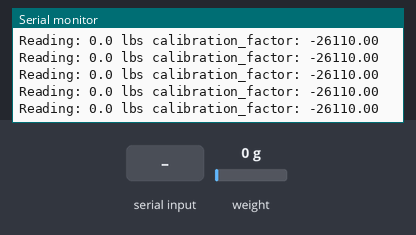
Recording of a program running on a simulated ESP8266 (NodeMCU). Shown: the last lines printed to the serial monitor. Inputs (shaded band) come from the test bench; at power-on: weight on the scale 0 g.

Above: at 3.3 s.
3.4 s: weight on the scale set to 100 g
At 3.46 s:
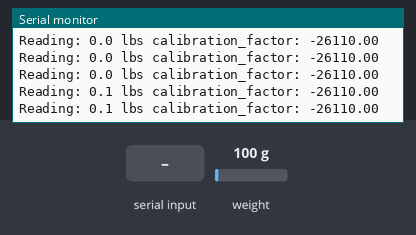
6.4 s: "a" received over Serial
At 6.41 s:
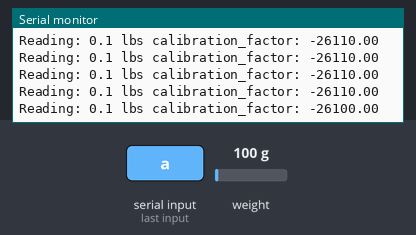
7.9 s: "A" received over Serial
At 7.93 s:
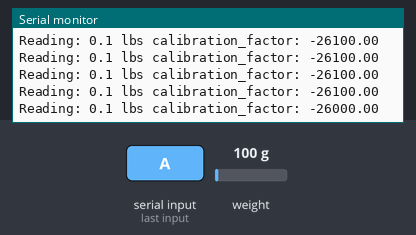
9.4 s: weight on the scale set to 1250 g
At 9.45 s:
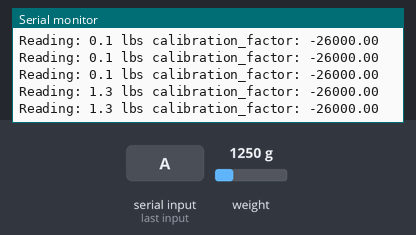
Timing chart, 0 to 11.9 s (numbered marks = the images above; inputs shaded):
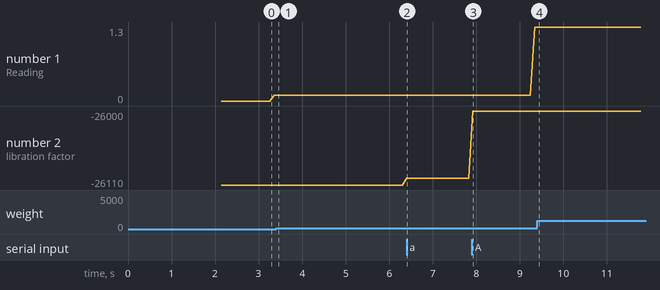

Measured:
- after the input at 3.4 s, the serial monitor: prints a new line after 0.06 s (image 1)
- after the input at 6.4 s, the serial monitor: prints a new line at once (image 2)
- after the input at 7.9 s, the serial monitor: prints a new line at once (image 3)
- after the input at 9.4 s, the serial monitor: prints a new line after 0.05 s (image 4)
- plotted number 1: 0.1 → 1.3 after the input at 7.9 s
- plotted number 2: -26110 → -26100 after the input at 6.4 s, -26100 → -26000 after the input at 7.9 s

The program:

main.cpp
```cpp
#include <Arduino.h>
#include "HX711.h"

#define DOUT D5
#define CLK D4

HX711 scale;

float calibration_factor = -26110; //体重が70.1kgなのでそこから求めた。
// オシロは10.3kg
void setup() {
  Serial.begin(9600);
  Serial.println("HX711 calibration sketch");
  Serial.println("Remove all weight from scale");
  Serial.println("After readings begin, place known weight on scale");
  Serial.println("Press + or a to increase calibration factor");
  Serial.println("Press - or z to decrease calibration factor");

  scale.begin(DOUT, CLK);
  scale.set_scale();
  scale.tare(); // Reset the scale to 0

  long zero_factor = scale.read_average(); // Get a baseline reading
  Serial.print(
      "Zero factor: "); // This can be used to remove the need to tare the
                        // scale. Useful in permanent scale projects.
  Serial.println(zero_factor);
}

void loop() {

  scale.set_scale(calibration_factor); // Adjust to this calibration factor

  Serial.print("Reading: ");
  Serial.print(scale.get_units(), 1);
  Serial.print(" lbs"); // Change this to kg and re-adjust the calibration
                        // factor if you follow SI units like a sane person
  Serial.print(" calibration_factor: ");
  Serial.print(calibration_factor);
  Serial.println();

  if (Serial.available()) {
    char temp = Serial.read();
    if (temp == 'a')
      calibration_factor += 10;
    else if (temp == 'z')
      calibration_factor -= 10;
    else if (temp == 'A')
      calibration_factor += 100;
    else if (temp == 'Z')
      calibration_factor -= 100;
  }
  delay(1);
}
```
